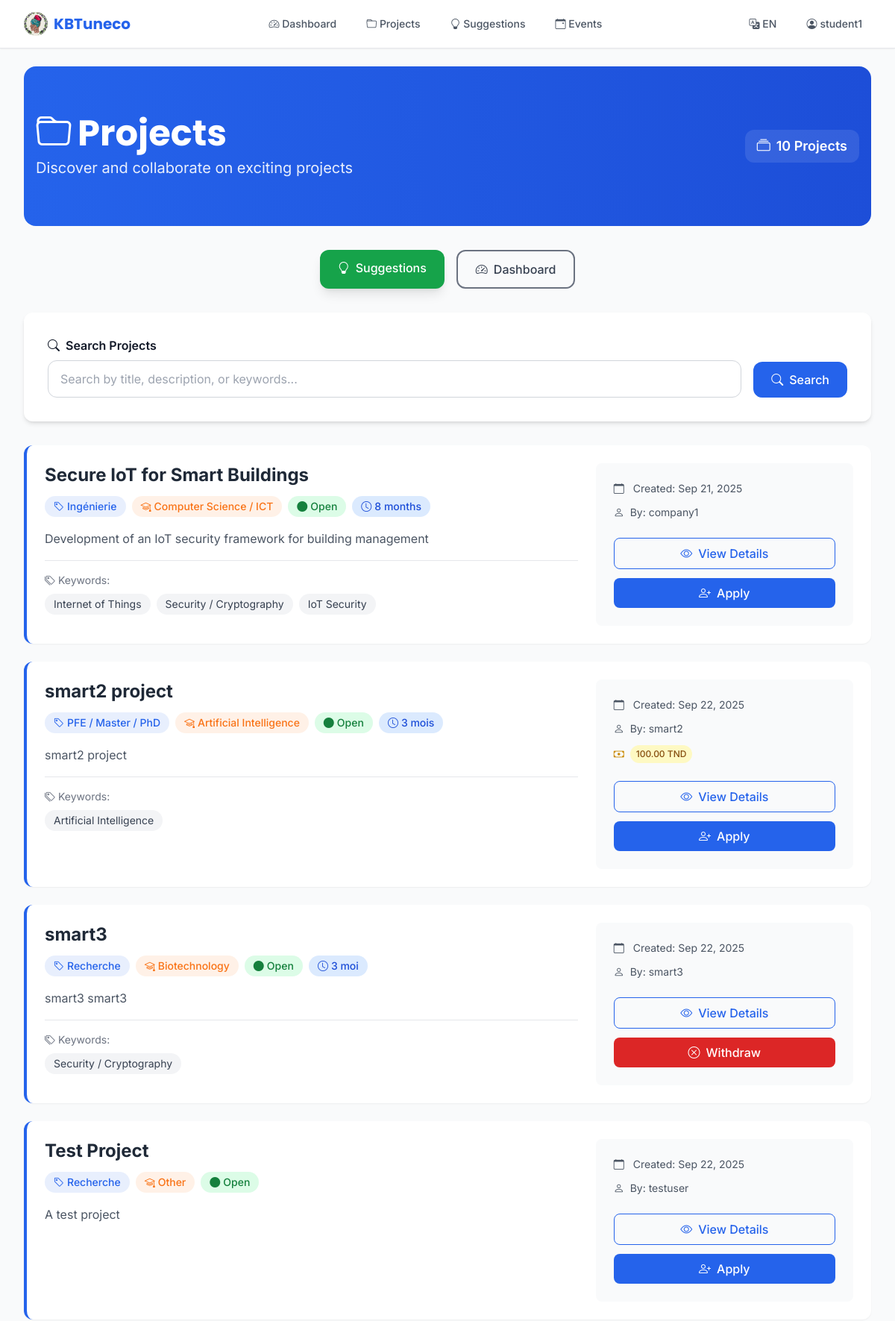
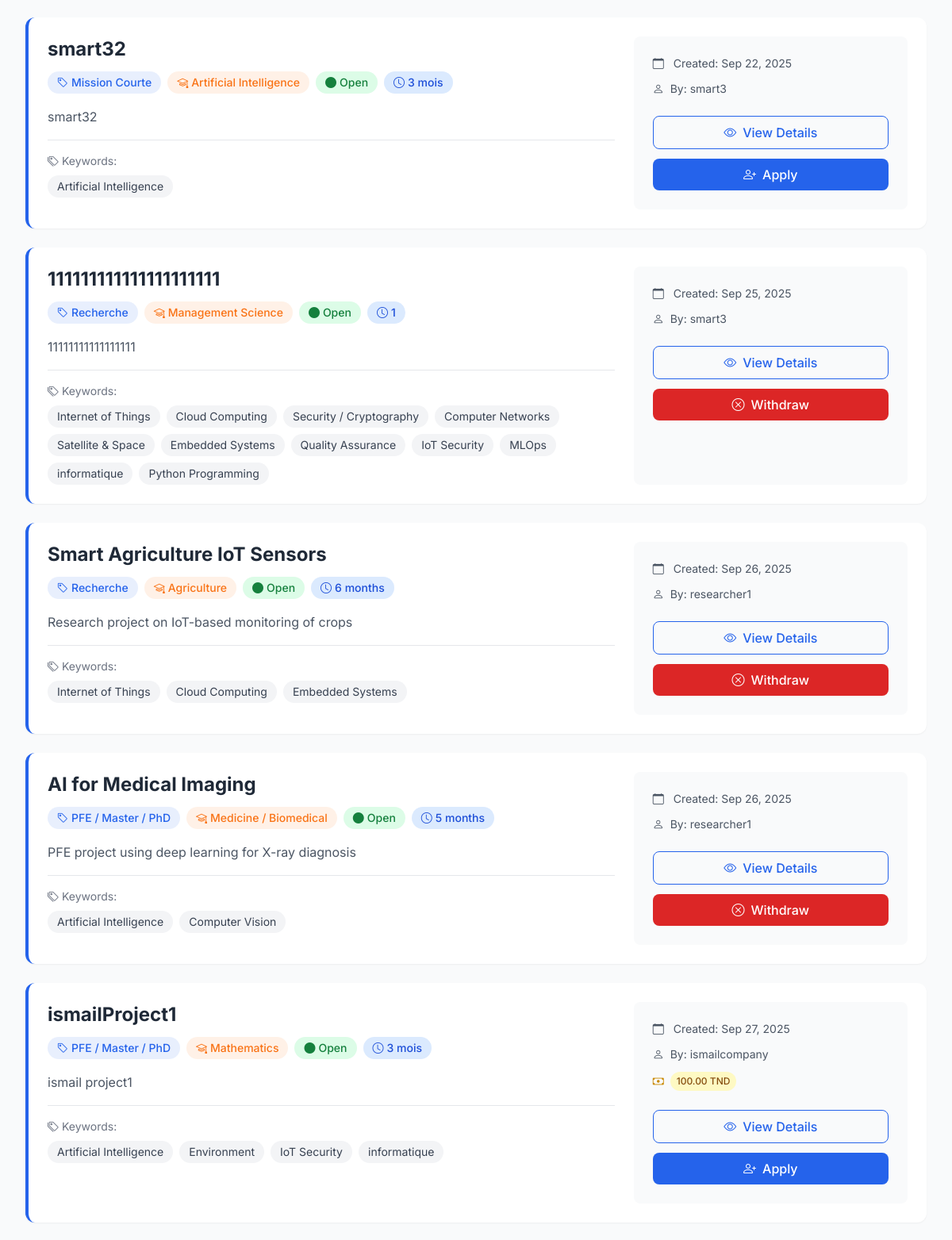
Screenshot of /en/projects/ (signed in, upper part) with the database file from the repository (2 pictures, top to bottom).
### core/models.py (models this page shows, shortened)
class Project(models.Model):
    PROJECT_TYPES = [
        ('mission', 'Mission Courte'),
        ('research', 'Recherche'),
        ('engineering', 'Ingénierie'),
        ('pfe', 'PFE / Master / PhD'),
    ]
    STATUS_CHOICES = [
        ('open', 'Open'),
        ('in_progress', 'In Progress'),
        ('completed', 'Completed'),
        ('cancelled', 'Cancelled'),
    ]
    title = models.CharField(max_length=300)
    description = models.TextField()
    project_type = models.CharField(max_length=30, choices=PROJECT_TYPES)
    posted_by = models.ForeignKey(Profile, on_delete=models.CASCADE, related_name='posted_projects')
    specialization_needed = models.CharField(max_length=50, choices=SPECIALIZATIONS, default='other')
    keywords = models.ManyToManyField(Keyword, blank=True)
    duration = models.CharField(max_length=100, blank=True, null=True)
    prerequisites = models.TextField(blank=True, null=True)
    status = models.CharField(max_length=30, choices=STATUS_CHOICES, default='open')
    participants = models.ManyToManyField(Profile, through='ProjectParticipant', blank=True)
    created_at = models.DateTimeField(auto_now_add=True)
    updated_at = models.DateTimeField(auto_now=True)
    budget = models.DecimalField(max_digits=12, decimal_places=2, blank=True, null=True)

class Keyword(models.Model):
    code = models.CharField(max_length=80, unique=True)
    label = models.CharField(max_length=200)

class Profile(models.Model):
    USER_TYPES = [
        ('student', 'Student'),
        ('researcher', 'Researcher'),
        ('university', 'University / Lab'),
        ('company', 'Company'),
        ('association', 'Association'),
        ('medical', 'Medical Staff'),
    ]
    user = models.OneToOneField(User, on_delete=models.CASCADE)
    user_type = models.CharField(max_length=30, choices=USER_TYPES, default='student')
    institution_type = models.CharField(max_length=50, choices=INSTITUTIONS, blank=True, null=True)
    organization = models.ForeignKey(Organization, on_delete=models.SET_NULL, blank=True, null=True)
    specialization = models.CharField(max_length=50, choices=SPECIALIZATIONS, default='other')
    keywords = models.ManyToManyField(Keyword, blank=True)
    bio = models.TextField(blank=True)
    contact_email = models.EmailField(blank=True, null=True)
    phone = models.CharField(max_length=50, blank=True, null=True)
    cv = models.FileField(upload_to='cvs/', blank=True, null=True)
    created_at = models.DateTimeField(auto_now_add=True)

### core/views.py (the view)
# urls.py: path('projects/', views.project_list, name='project_list'),
@login_required
def project_list(request):
    q = request.GET.get('q', '').strip()
    projects_qs = (
        Project.objects.all()
        .select_related('posted_by__user')
        .prefetch_related('keywords')
    )
    if q:
        projects_qs = projects_qs.filter(
            Q(title__icontains=q) |
            Q(description__icontains=q) |
            Q(keywords__label__icontains=q)
        ).distinct()
    if request.user.is_authenticated:
        projects_qs = projects_qs.annotate(
            user_has_applied=Exists(
                ProjectParticipant.objects.filter(
                    project=OuterRef('pk'),
                    profile=request.user.profile
                )
            )
        )
    projects = list(projects_qs)
    return render(request, 'projects/project_list.html', {'projects': projects})

### core/context_processors.py (called while the page is built)
def unread_messages(request):
    if request.user.is_authenticated:
        try:
            unread_count = request.user.profile.received_messages.filter(read=False).count()
            return {'unread_message_count': unread_count}
        except:
            return {'unread_message_count': 0}
    return {'unread_message_count': 0}

### templates/projects/project_list.html (shortened to what this page needs)
{% extends 'base.html' %}
{% load static i18n %}
{% block content %}
<section class="bg-gradient-to-r from-primary to-primary-dark text-white py-16 rounded-2xl mb-8">
    <div class="max-w-6xl mx-auto px-4">
        <div class="flex flex-col md:flex-row items-center md:justify-between">
            <div class="mb-4 md:mb-0">
                <h1 class="text-4xl md:text-5xl font-bold font-display mb-2">
                    <i class="bi bi-folder mr-2"></i>{% trans "Projects" %}
                </h1>
                <p class="text-xl opacity-90">{% trans "Discover and collaborate on exciting projects" %}</p>
            </div>
            <div class="bg-white/10 rounded-xl px-4 py-2">
                <span class="text-lg font-semibold">
                    <i class="bi bi-collection mr-2"></i>{{ projects|length }} {% trans "Projects" %}
                </span>
            </div>
        </div>
    </div>
</section>
<div class="text-center mb-8">
    <div class="flex flex-col sm:flex-row gap-4 justify-center">
        <a href="{% url 'suggestions' %}" class="bg-green-600 hover:bg-green-700 px-6 py-3 rounded-xl font-medium text-white transition-all shadow-lg">
            <i class="bi bi-lightbulb mr-2"></i>{% trans "Suggestions" %}
        </a>
        <a href="{% url 'dashboard' %}" class="border-2 border-gray-500 text-gray-700 hover:bg-gray-500 hover:text-white px-6 py-3 rounded-xl font-medium transition-all">
            <i class="bi bi-speedometer2 mr-2"></i>{% trans "Dashboard" %}
        </a>
    </div>
</div>
<section class="bg-white rounded-xl shadow-md p-8 mb-8">
    <form method="get">
        <div class="flex flex-col md:flex-row gap-4 items-end">
            <div class="flex-1">
                <label for="search" class="block font-semibold mb-2">
                    <i class="bi bi-search mr-2"></i>{% trans "Search Projects" %}
                </label>
                <input
                    type="text"
                    name="q"
                    id="search"
                    placeholder="{% trans 'Search by title, description, or keywords...' %}"
                    value="{{ request.GET.q }}"
                    class="w-full px-4 py-3 border border-gray-300 rounded-xl focus:ring-2 focus:ring-primary focus:border-primary transition-all"
                >
            </div>
            <button type="submit" class="bg-primary hover:bg-primary-dark text-white px-6 py-3 rounded-xl font-medium transition-all">
                <i class="bi bi-search mr-2"></i>{% trans "Search" %}
            </button>
        </div>
    </form>
</section>
<div class="space-y-6">
    {% if projects %}
        {% for project in projects %}
        <div class="bg-white rounded-xl shadow-sm hover:shadow-lg transition-shadow border-l-4 border-primary p-6">
            <div class="grid grid-cols-1 lg:grid-cols-3 gap-6">
                <div class="lg:col-span-2">
                    <h3 class="text-2xl font-bold mb-3">
                        <a href="{% url 'project_detail' project.id %}" class="text-gray-800 hover:text-primary transition-colors">{{ project.title }}</a>
                    </h3>
                    <div class="flex flex-wrap gap-2 mb-4">
                        <span class="px-3 py-1 bg-primary/10 text-primary rounded-full text-sm font-medium">
                            <i class="bi bi-tag mr-1"></i>{{ project.get_project_type_display }}
                        </span>
                        <span class="px-3 py-1 bg-secondary/10 text-secondary rounded-full text-sm font-medium">
                            <i class="bi bi-mortarboard mr-1"></i>{{ project.get_specialization_needed_display }}
                        </span>
                        <span class="px-3 py-1 bg-green-100 text-green-700 rounded-full text-sm font-medium">
                            <i class="bi bi-circle-fill mr-1"></i>{{ project.get_status_display }}
                        </span>
                        {% if project.duration %}
                        <span class="px-3 py-1 bg-blue-100 text-blue-700 rounded-full text-sm font-medium">
                            <i class="bi bi-clock mr-1"></i>{{ project.duration }}
                        </span>
                        {% endif %}
                    </div>
                    <p class="text-gray-600 mb-4 leading-relaxed">{{ project.description|truncatewords:30 }}</p>
                    {% if project.keywords.all %}
                    <div class="border-t border-gray-200 pt-4">
                        <p class="text-sm text-gray-500 mb-2">
                            <i class="bi bi-tags mr-1"></i>{% trans "Keywords:" %}
                        </p>
                        <div class="flex flex-wrap gap-2">
                            {% for keyword in project.keywords.all %}
                            <span class="px-3 py-1 bg-gray-100 text-gray-700 rounded-full text-sm">{{ keyword.label }}</span>
                            {% endfor %}
                        </div>
                    </div>
                    {% endif %}
                </div>
                <div class="bg-gray-50 rounded-lg p-6">
                    <div class="space-y-3">
                        <div class="flex items-center text-sm text-gray-600">
                            <i class="bi bi-calendar mr-3 mr-2"></i>
                            <span>{% trans "Created:" %} {{ project.created_at|date:"M d, Y" }}</span>
                        </div>
                        <div class="flex items-center text-sm text-gray-600">
                            <i class="bi bi-person mr-2"></i>
                            <span>{% trans "By:" %} {{ project.posted_by.user.username }}</span>
                        </div>
                        {% if project.budget %}
                        <div class="flex items-center text-sm">
                            <i class="bi bi-cash mr-2 text-yellow-600"></i>
                            <span class="bg-yellow-100 text-yellow-800 px-2 py-1 rounded-full text-xs font-medium">{{ project.budget }} TND</span>
                        </div>
                        {% endif %}
                    </div>
                    <div class="mt-6 space-y-3">
                        <a href="{% url 'project_detail' project.id %}" class="block w-full border border-primary text-primary hover:bg-primary hover:text-white py-2 px-4 rounded-lg text-center font-medium transition-all">
                            <i class="bi bi-eye mr-2"></i>{% trans "View Details" %}
                        </a>
                        {% if user.is_authenticated %}
                            {% if user.profile.user_type == 'student' or user.profile.user_type == 'researcher' %}
                                {% if project.status == 'open' %}
                                    {% if project.user_has_applied %}
                                        <form method="post" action="{% url 'project_withdraw' project.id %}">
                                            <button type="submit" class="w-full bg-red-600 hover:bg-red-700 text-white py-2 px-4 rounded-lg font-medium transition-all">
                                                <i class="bi bi-x-circle mr-2"></i>{% trans "Withdraw" %}
                                            </button>
                                        </form>
                                    {% else %}
                                        <form method="post" action="{% url 'project_apply' project.id %}">
                                            <button type="submit" class="block w-full bg-primary hover:bg-primary-dark text-white py-2 px-4 rounded-lg text-center font-medium transition-all">
                                                <i class="bi bi-person-plus mr-2"></i>{% trans "Apply" %}
                                            </button>
                                        </form>
                                    {% endif %}
                                {% endif %}
                            {% endif %}
                        {% endif %}
                    </div>
                </div>
            </div>
        </div>
        {% endfor %}
    {% endif %}
</div>
{% endblock %}

### templates/base.html (shortened to what this page needs)
{% load i18n static %}
<!DOCTYPE html>
<html lang="{{ LANGUAGE_CODE }}" dir="{% if LANGUAGE_CODE == 'ar' %}rtl{% else %}ltr{% endif %}">
<head>
    <script src="https://cdn.tailwindcss.com"></script>
    <link rel="stylesheet" href="https://cdn.jsdelivr.net/npm/bootstrap-icons@1.11.1/font/bootstrap-icons.css">
</head>
<body class="font-sans bg-gray-50 text-gray-900 min-h-screen">
    <nav class="bg-white/95 backdrop-blur-md border-b border-gray-200 sticky top-0 z-50 shadow-sm">
        <div class="max-w-7xl mx-auto px-4 sm:px-6 lg:px-8">
            <div class="flex justify-between h-16 items-center">
                <div class="flex items-center">
                    <a class="flex items-center space-x-2 font-display font-bold text-xl text-primary hover:text-primary-dark transition-colors" href="{% url 'dashboard' %}">
                        <img src="{% static 'img/logo.png' %}" alt="KBTuneco Logo" class="h-8 w-8 rounded-full object-cover">
                        <span>KBTuneco</span>
                    </a>
                </div>
                <div class="hidden md:block">
                    <div class="flex items-baseline space-x-4">
                        <a class="nav-link text-gray-600 hover:text-gray-900 px-3 py-2 rounded-md text-sm font-medium transition-colors" href="{% url 'dashboard' %}">
                            <i class="bi bi-speedometer2"></i> {% trans "Dashboard" %}
                        </a>
                        <a class="nav-link text-gray-600 hover:text-gray-900 px-3 py-2 rounded-md text-sm font-medium transition-colors" href="{% url 'project_list' %}">
                            <i class="bi bi-folder"></i> {% trans "Projects" %}
                        </a>
                        <a class="nav-link text-gray-600 hover:text-gray-900 px-3 py-2 rounded-md text-sm font-medium transition-colors" href="{% url 'suggestions' %}">
                            <i class="bi bi-lightbulb"></i> {% trans "Suggestions" %}
                        </a>
                        <a class="nav-link text-gray-600 hover:text-gray-900 px-3 py-2 rounded-md text-sm font-medium transition-colors" href="{% url 'events_list' %}">
                            <i class="bi bi-calendar-event"></i> {% trans "Events" %}
                        </a>
                    </div>
                </div>
                <div class="flex items-center space-x-4">
                    <div class="relative">
                        <button class="text-sm text-gray-600 hover:text-gray-900 px-3 py-2 rounded-md text-sm font-medium transition-colors" id="langDropdown" onclick="toggleDropdown('langMenu')">
                            <i class="bi bi-translate"></i>
                            {% get_current_language as LANGUAGE_CODE %}
                            {% if LANGUAGE_CODE == 'en' %}EN{% elif LANGUAGE_CODE == 'fr' %}FR{% elif LANGUAGE_CODE == 'ar' %}AR{% endif %}
                        </button>
                    </div>
                    {% if user.is_authenticated %}
                        <div class="relative">
                            <button class="text-sm text-gray-600 hover:text-gray-900 px-3 py-2 rounded-md text-sm font-medium transition-colors flex items-center space-x-1" id="userDropdown" onclick="toggleDropdown('userMenu')">
                                <i class="bi bi-person-circle"></i>
                                <span>{{ user.username }}</span>
                            </button>
                        </div>
                    {% endif %}
                </div>
            </div>
        </div>
    </nav>
    <main class="max-w-7xl mx-auto py-6 sm:px-6 lg:px-8">
        {% block content %}{% endblock %}
    </main>
</body>
</html>

### rows the page displays
Project: title "Secure IoT for Smart Buildings", project_type "Ingénierie", specialization_needed "Computer Science / ICT", status "Open", duration "8 months", description "Development of an IoT security framework for building management", created_at "Sep 21, 2025", posted_by.user.username "company1"
Keyword: label "Internet of Things"
Keyword: label "Security / Cryptography"
Keyword: label "IoT Security"
Project: title "smart2 project", project_type "PFE / Master / PhD", specialization_needed "Artificial Intelligence", status "Open", duration "3 mois", description "smart2 project", created_at "Sep 22, 2025", posted_by.user.username "smart2", budget "100.00"
Keyword: label "Artificial Intelligence"
Project: title "smart3", project_type "Recherche", specialization_needed "Biotechnology", status "Open", duration "3 moi", description "smart3 smart3", created_at "Sep 22, 2025", posted_by.user.username "smart3"
Project: title "Test Project", project_type "Recherche", specialization_needed "Other", status "Open", description "A test project", created_at "Sep 22, 2025", posted_by.user.username "testuser"
Project: title "smart32", project_type "Mission Courte", specialization_needed "Artificial Intelligence", status "Open", duration "3 mois", description "smart32", created_at "Sep 22, 2025", posted_by.user.username "smart3"
Project: title "111111111111111111111", project_type "Recherche", specialization_needed "Management Science", status "Open", duration "1", description "11111111111111111", created_at "Sep 25, 2025", posted_by.user.username "smart3"
Keyword: label "Cloud Computing"
Keyword: label "Computer Networks"
Keyword: label "Satellite & Space"
Keyword: label "Embedded Systems"
Keyword: label "Quality Assurance"
Keyword: label "MLOps"
Keyword: label "informatique"
Keyword: label "Python Programming"
Project: title "Smart Agriculture IoT Sensors", project_type "Recherche", specialization_needed "Agriculture", status "Open", duration "6 months", description "Research project on IoT-based monitoring of crops", created_at "Sep 26, 2025", posted_by.user.username "researcher1"
Project: title "AI for Medical Imaging", project_type "PFE / Master / PhD", specialization_needed "Medicine / Biomedical", status "Open", duration "5 months", description "PFE project using deep learning for X-ray diagnosis", created_at "Sep 26, 2025", posted_by.user.username "researcher1"
Keyword: label "Computer Vision"
Project: title "ismailProject1", project_type "PFE / Master / PhD", specialization_needed "Mathematics", status "Open", duration "3 mois", description "ismail project1", created_at "Sep 27, 2025", posted_by.user.username "ismailcompany", budget "100.00"
Keyword: label "Environment"

### other values shown
{{ user.username }} "student1"
{{ projects|length }} "10"
